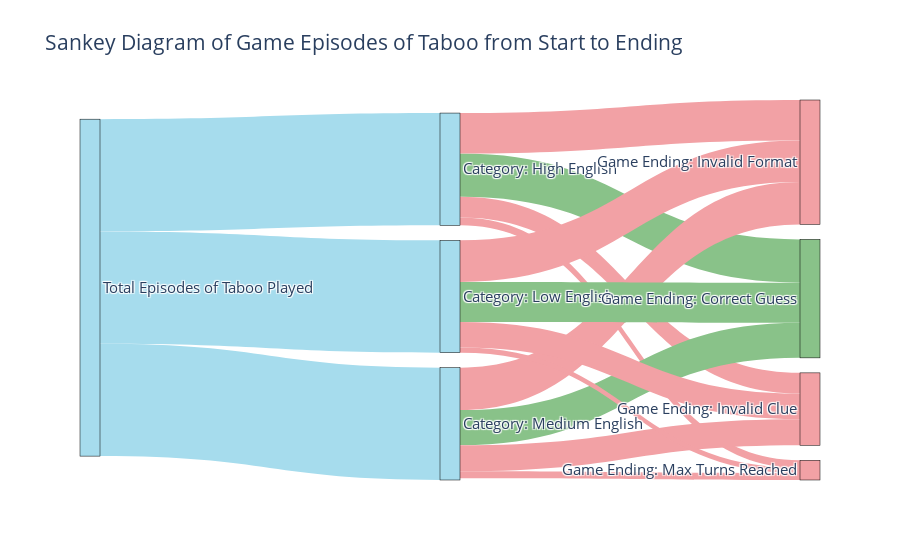

Notebook cell for this chart:
### Code cell
# define data
data = results

# Define nodes
nodes = {
    "label": ["Total Episodes of Taboo Played", "Category: High English", "Category: Medium English", "Category: Low English", "Game Ending: Correct Guess", "Game Ending: Invalid Format", "Game Ending: Max Turns Reached", "Game Ending: Invalid Clue"],
    "color": ["#a6dced", "#a6dced", "#a6dced", "#a6dced", "#89c289", "#f2a1a5", "#f2a1a5", "#f2a1a5"]
}

# Define links
links = {
    "source": [0, 0, 0, 1, 1, 1, 1, 2, 2, 2, 2, 3, 3, 3, 3],
    "target": [1, 2, 3, 4, 5, 6, 7, 4, 5, 6, 7, 4, 5, 6, 7],
    "value": [
        data['0_high_en']['total_episodes'],
        data['1_medium_en']['total_episodes'],
        data['2_low_en']['total_episodes'],
        data['0_high_en']['correct guess'],
        data['0_high_en']['invalid format'],
        data['0_high_en']['max turns reached'],
        data['0_high_en']['invalid clue'],
        data['1_medium_en']['correct guess'],
        data['1_medium_en']['invalid format'],
        data['1_medium_en']['max turns reached'],
        data['1_medium_en']['invalid clue'],
        data['2_low_en']['correct guess'],
        data['2_low_en']['invalid format'],
        data['2_low_en']['max turns reached'],
        data['2_low_en']['invalid clue']
    ],
    "color": [
        "#a6dced", "#a6dced", "#a6dced",
        "#89c289", "#f2a1a5", "#f2a1a5", "#f2a1a5",
        "#89c289", "#f2a1a5", "#f2a1a5", "#f2a1a5",
        "#89c289", "#f2a1a5", "#f2a1a5", "#f2a1a5"
    ]
}

# Create the Sankey diagram
fig = go.Figure(data=[go.Sankey(
    node=dict(
        pad=15,
        thickness=20,
        line=dict(color="black", width=0.5),
        label=nodes["label"],
        color=nodes["color"],
    ),
    link=dict(
        source=links["source"],  # indices correspond to labels in the nodes list
        target=links["target"],
        value=links["value"],
        color=links["color"],
    )
)])

fig.update_layout(title_text="Sankey Diagram of Game Episodes of Taboo from Start to Ending", font_size=15)
fig.write_html("sankey_diagram_episodes_taboo.html")
fig.show()

### Figure 1 — Plotly figure (JSON) as saved in the notebook; plotly's stock layout.template omitted (floating-point values rounded to 4 significant figures)
{"data": [{"link": {"color": ["#a6dced", "#a6dced", "#a6dced", "#89c289", "#f2a1a5", "#f2a1a5", "#f2a1a5", "#89c289", "#f2a1a5", "#f2a1a5", "#f2a1a5", "#89c289", "#f2a1a5", "#f2a1a5", "#f2a1a5"], "source": [0, 0, 0, 1, 1, 1, 1, 2, 2, 2, 2, 3, 3, 3, 3], "target": [1, 2, 3, 4, 5, 6, 7, 4, 5, 6, 7, 4, 5, 6, 7], "value": [3300, 3300, 3300, 1271, 1191, 224, 608, 1035, 1244, 205, 765, 1175, 1220, 151, 754]}, "node": {"color": ["#a6dced", "#a6dced", "#a6dced", "#a6dced", "#89c289", "#f2a1a5", "#f2a1a5", "#f2a1a5"], "label": ["Total Episodes of Taboo Played", "Category: High English", "Category: Medium English", "Category: Low English", "Game Ending: Correct Guess", "Game Ending: Invalid Format", "Game Ending: Max Turns Reached", "Game Ending: Invalid Clue"], "line": {"color": "black", "width": 0.5}, "pad": 15, "thickness": 20}, "type": "sankey"}], "layout": {"title": {"text": "Sankey Diagram of Game Episodes of Taboo from Start to Ending"}, "font": {"size": 15}}}
